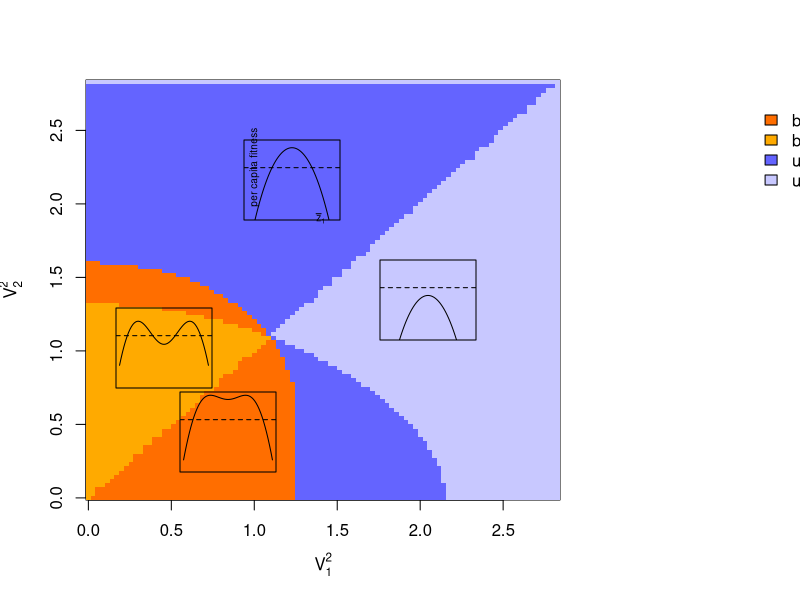

Write R code to recreate this figure.
# Manuscript figure 2

# Variance figure single invader
# 1 is invader
# 2 is resident

## Setting the parameters
w <- 1 ## competition width
theta1 <- 8 ## width of intrinsic growth function = 1/g
theta2 <- 8
K1 <- 1 ## vector of intrinsic growth potentials #1.7 for all scenarios
K2 <- 1  #2 for all scenarios
sigma1 <- 2.5 ## vector of species trait standard deviations
sigma2 <- 2.4

#check existence in 1 species
if(K1 < sigma1^2/theta1) print("error sp1")
if(K2 < sigma2^2/theta2) print("error sp2")


## ---------------------------------------------------------------------
## Testing the bimodality inequality varying sigma1 and sigma2 (sp 1 invades sp 2 resident)
## ---------------------------------------------------------------------

#max sigma^2 should be K*theta
maxsig1 = sqrt(K1*theta1)
maxsig2 = sqrt(K2*theta2)
  
n. <- 100
sigma1.seq <- seq(0, maxsig1, length.out = n.)
sigma2.seq <- seq(0, maxsig2, length.out = n.)

ineq1 <- matrix(NA, ncol = n., nrow = n.)

for(ii in 1:n.){
	for(jj in 1:n.){
	  Omega. <- sqrt(w^2 + sigma1.seq[ii]^2 + sigma2.seq[jj]^2)
		ineq1[ii, jj] <- ifelse((K2-sigma2.seq[jj]^2/theta2) > (2*Omega.^3)/(theta2 *sqrt(w^2 + 2*sigma2.seq[jj]^2)), 2, 1) 
	}
}

## ---------------------------------------------------------------------
## Also testing the sign of fitness varying sigma1 and sigma2 (sp 1 invades sp 2 resident)
## ---------------------------------------------------------------------

ineq2 <- matrix(NA, ncol = n., nrow = n.)

#A(A) is above peaks (and valleys) and B(B) is below peaks (and valleys)

for(ii in 1:n.){
  for(jj in 1:n.){
    Omega. <- sqrt(w^2 + sigma1.seq[ii]^2 + sigma2.seq[jj]^2)
    ineq2[ii, jj] <- ifelse(
      (K2-sigma2.seq[jj]^2/theta2) > (2*Omega.^3)/(theta2 *sqrt(w^2 + 2*sigma2.seq[jj]^2)),#bimodal 
      ifelse(
        (K1-sigma1.seq[ii]^2/theta1)/(K2-sigma2.seq[jj]^2/theta2) > sqrt((w^2 + 2*sigma2.seq[jj]^2)/Omega.^2),#invades at all eq.
        "bimodal-invades",
        ifelse(
          (K1-sigma1.seq[ii]^2/theta1) > 2*Omega.^2/theta2 * (1-log((2*Omega.^3)/(theta2 *sqrt(w^2 + 2*sigma2.seq[jj]^2)*(K2-sigma2.seq[jj]^2/theta2)))), # invades only at peaks 
          "bimodal-invades at peaks",
          "bimodal-no invasion" #no invasion
        )
      ),
      ifelse(
        (K1-sigma1.seq[ii]^2/theta1)/(K2-sigma2.seq[jj]^2/theta2) > sqrt((w^2 + 2*sigma2.seq[jj]^2)/Omega.^2), 
        "unimodal-invades", #unimodal, invades at 0
        "unimodal-no invasion" #unimodal, doesn't invade at 0
      )
    )
  }
}

# Define the mapping of categories to numbers
category_map <- c("bimodal-invades" = 1, "bimodal-invades at peaks" = 2, "bimodal-no invasion" = 3, "unimodal-invades" = 4, "unimodal-no invasion" = 5)

# Create a numeric version of ineq2
ineq2_numeric <- matrix(category_map[as.character(ineq2)], nrow = nrow(ineq2))

# Define the color palette
my.colors <- c("#ff6e00", "#ffaa00", "#ffc800", "#6464ff", "#c8c8ff")


### Figure 2 ####
pdf(file="1spp_bifurcation_v3.pdf", width=6, height=4.7)


# Create the image
par(mar = c(5, 4.3, 4, 12))
#par(mfrow = c(1,1))
image(sigma1.seq, sigma2.seq, ineq2_numeric, col = my.colors, xlab=expression(V[1]^2), ylab=expression(V[2]^2))

my.colors <- setNames(
  c("#ff6e00", "#ffaa00", "#ffc800", "#6464ff", "#c8c8ff"),
  names(category_map)
)
present <- intersect(
  names(category_map),
  unique(as.character(ineq2))      
)

# Add a legend for those
legend(x = "topright",inset  = c(-0.9, 0),legend = present,fill   = my.colors[present],title  = "Case",bty    = "n",bg     = NA, xpd    = TRUE
)



## ---------------------------------------------------------------------
## Example fitness functions to overlay
## ---------------------------------------------------------------------
# set up cases A, B, D, lowerright_D, E (no case C found yet)
sigma1_vec <- c(1, 0.1, 1.5, 1.5, 2.3)
sigma2_vec <- c(0.1, 1, 0.5, 2, 0.1)

z1. <- seq(-3, 3, by = 0.1)

# shared parameters list
pars_base <- list(w = w, K1 = K1, K2 = K2, theta1 = theta1, theta2 = theta2)


# Define the function
r. <- function(z1, pars){
    # read in the parameters
    sigma1 <- pars$sigma1
    sigma2 <- pars$sigma2
    w <- pars$w
    K1 <- pars$K1
    K2 <- pars$K2
    theta1 <- pars$theta1
    theta2 <- pars$theta2

    # Calculations
    n.EQ1 <- 0 # We want this one to be zero
    n.EQ2 <- sqrt(1 + 2*sigma2^2/w^2)*(K2 - (1/theta2)*sigma2^2)
    Omega. <- sqrt(w^2 + sigma1^2 + sigma2^2) 

    dz <- z1-0
    b1 <- K1 - (z1^2 + sigma1^2)/theta1
    alpha1.0 <- 1*w/sqrt(sigma1^2+sigma1^2+w^2)
    alpha.inter <- exp(-dz^2/(2*(sigma1^2+sigma2^2+w^2)))*w/sqrt(sigma1^2+sigma2^2+w^2) 

    out. <- b1 - alpha1.0*n.EQ1 - alpha.inter*n.EQ2
    return(out.)
}

# Add horizontal x-axis label at lower left
text(x = 1.4, y = 1.9, labels = expression(bar(z)[1]), xpd = NA, cex = .6)
# Add vertical y-axis label (rotated)
text(x = 1, y = 2.25, labels = "per capita fitness", srt = 90, xpd = NA, cex = .6)

# --- Case A inset (shifted left by 0.05) ---
par(fig = c(0.2, 0.37, 0.18, 0.38), new = TRUE, mar = c(1, 1, 1, 1))
pars <- modifyList(pars_base, list(sigma1 = sigma1_vec[1], sigma2 = sigma2_vec[1]))
plot(z1., r.(z1., pars), type='l', xaxt='n', yaxt='n', xlab='', ylab='', ylim=c(-0.4,0.2))
abline(h=0, lty=2)

# --- Case B inset ---
par(fig = c(0.12, 0.29, 0.32, 0.52), new = TRUE, mar = c(1, 1, 1, 1))
pars <- modifyList(pars_base, list(sigma1 = sigma1_vec[2], sigma2 = sigma2_vec[2]))
plot(z1., r.(z1., pars), type='l', xaxt='n', yaxt='n', xlab='', ylab='', ylim=c(-0.4,0.2))
abline(h=0, lty=2)

# --- Case D inset ---
par(fig = c(0.28, 0.45, 0.60, 0.80), new = TRUE, mar = c(1, 1, 1, 1))
pars <- modifyList(pars_base, list(sigma1 = sigma1_vec[4], sigma2 = sigma2_vec[4]))
plot(z1., r.(z1., pars), type='l', xaxt='n', yaxt='n', xlab='', ylab='', ylim=c(-0.4,0.2)) 
abline(h=0, lty=2)

# --- Case E inset ---
par(fig = c(0.45, 0.62, 0.40, 0.60), new = TRUE, mar = c(1, 1, 1, 1))
pars <- modifyList(pars_base, list(sigma1 = sigma1_vec[5], sigma2 = sigma2_vec[5]))
plot(z1., r.(z1., pars), type='l', xaxt='n', yaxt='n', xlab='', ylab='', ylim=c(-0.4,0.2))
abline(h=0, lty=2)


dev.off()
